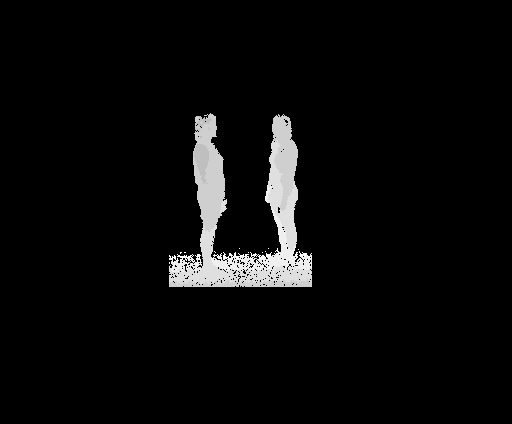
#> input picture depth_images/MDepth-00000001.png, 512 x 424 px; its folder holds 4 pictures in this run
$ python test_16bit_depth.py
#> lines starting #> are read from the running program, lines starting #| are printed output that depends on the picture; after the words box and inside, x2 and y2 are one past the last pixel; in counts of white or black regions, pixels touching at a corner belong together
import os
import cv2
import numpy as np
import glob


# Create video
fps = 20.0
dims = (512, 424)
fourcc = cv2.VideoWriter_fourcc(*'x264')
try:
    os.remove('test_vid_d.avi')
except FileNotFoundError:
    pass
vid_d = cv2.VideoWriter('test_vid_d.avi', fourcc, fps, dims)

for idx, f_name in enumerate(glob.glob('depth_images/*')):
    data = cv2.imread(f_name, -1)
#> data is the input picture: shape (424, 512) uint16; min 0, max 4193, mean 171.2
    new_data = np.zeros((*data.shape, 3)).astype(np.uint16)
    new_data[:,:,0] = data & 255
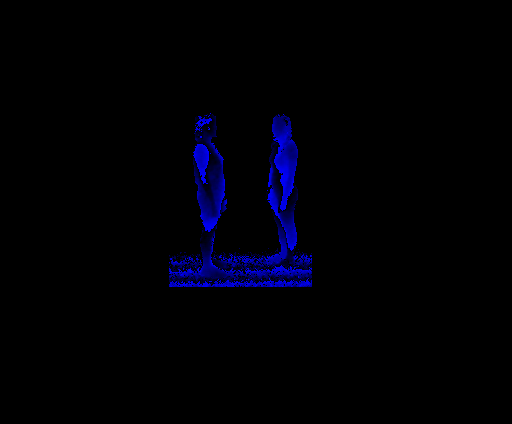
#> new_data: shape (424, 512, 3) uint16; mean of channels 0, 1, 2 5.9, 0, 0; drawn as B, G, R
    new_data[:,:,1] = data >> 8
#> new_data: shape (424, 512, 3) uint16; 4.71% of pixels changed, all inside (x1, y1, x2, y2) = (169, 113, 312, 287)
    vid_d.write(new_data.astype(np.uint8))
#> pass 2 of the loop `for idx, f_name in enumerate(glob.glob('depth_images/*')):`:
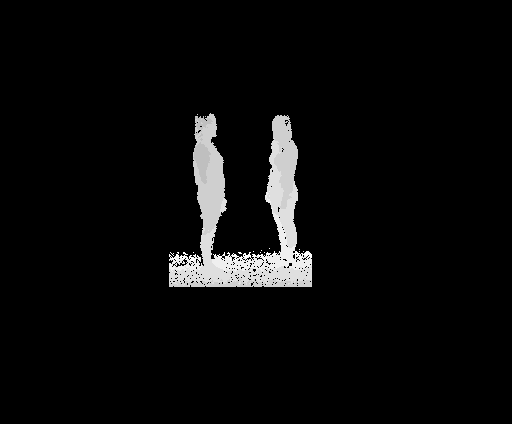
#> input picture depth_images/MDepth-00000002.png, 512 x 424 px
#> data is the input picture: shape (424, 512) uint16; min 0, max 4193, mean 172.2
#> `new_data[:,:,0] = data & 255`:
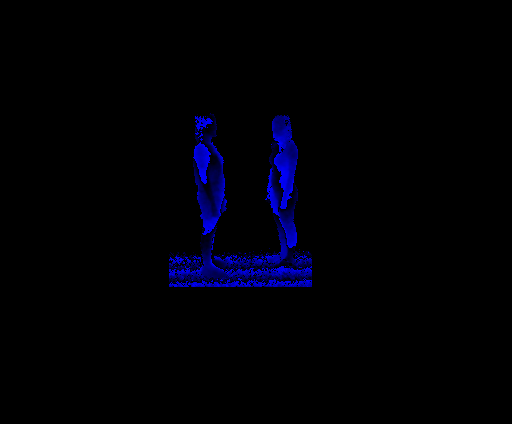
#> new_data: shape (424, 512, 3) uint16; mean of channels 0, 1, 2 6, 0, 0; drawn as B, G, R
#> pass 3 of the loop `for idx, f_name in enumerate(glob.glob('depth_images/*')):`:
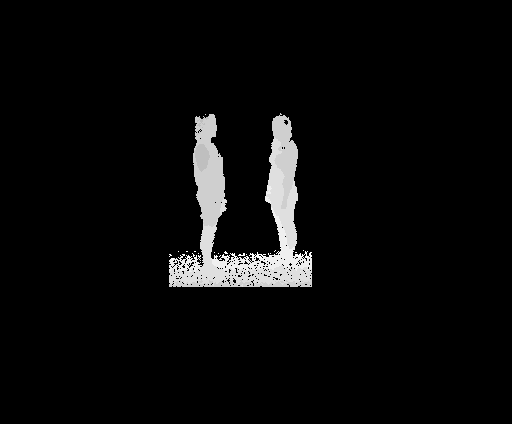
#> input picture depth_images/MDepth-00000003.png, 512 x 424 px
#> data is the input picture: shape (424, 512) uint16; min 0, max 4193, mean 169.6
#> `new_data[:,:,0] = data & 255`:
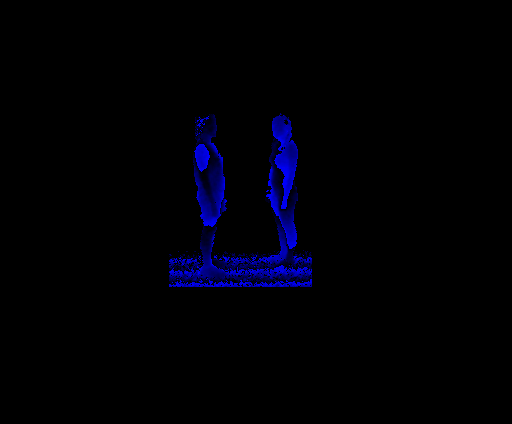
#> new_data: shape (424, 512, 3) uint16; mean of channels 0, 1, 2 5.8, 0, 0; drawn as B, G, R
#> the loop made 4 passes; the first 3 are shown

vid_d.release()

# Uncompress video
vidcap = cv2.VideoCapture('test_vid_d.avi')
success, image_data = vidcap.read()
count = 0
success = True
while success:
#> (the run stopped early here; a loop or call above may not have finished)
